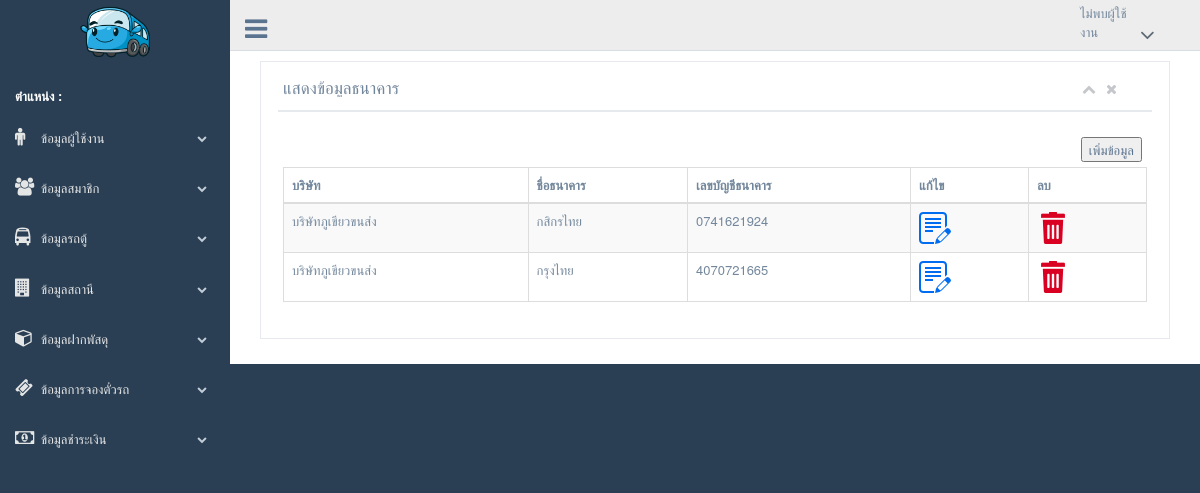
The app's page /backend/admin/show_bank.php with its own data.
### tables this page shows
CREATE TABLE `tb_bank` (
  `bank_id` int(11) NOT NULL,
  `company_id` int(11) NOT NULL,
  `bank_name` varchar(250) NOT NULL,
  `bank_number` varchar(20) NOT NULL
);

CREATE TABLE `tb_company` (
  `company_id` int(11) NOT NULL,
  `company_name` varchar(20) NOT NULL,
  `company_add` text NOT NULL,
  `company_tel` char(10) NOT NULL
);

### class_conn.php (called while the page is built, shortened)
<?php
class class_conn{
public $db_server = "localhost";
public $db_username = "root";
public $db_password = "0852009988";
public $db_database = "db_vantickets2";
public function select_base($sql){
$db_server = $this->db_server;
$db_username = $this->db_username;
$db_password = $this->db_password;
$db_database = $this->db_database;
$con = mysqli_connect($db_server,$db_username,$db_password,$db_database);
mysqli_set_charset($con,"utf8");
$result = mysqli_query($con,$sql);
return $result;
}
}
?>

### backend/admin/show_bank.php (the view)
<?php include('header.php');?>
    <div class="right_col" role="main">
        <div class="col-md-12 col-sm-12 col-xs-12">
            <div class="x_panel">
                <div class="x_title">
                    <h2>แสดงข้อมูลธนาคาร</h2>
                    <ul class="nav navbar-right panel_toolbox">
                        <li><a class="collapse-link"><i class="fa fa-chevron-up"></i></a>
                        </li>
                        <li><a class="close-link"><i class="fa fa-close"></i></a>
                        </li>
                    </ul>
                    <div class="clearfix"></div>
                </div>
                <div class="x_content">
                    <p class="text-muted font-13 m-b-30">
                        <div align="right">
                            <a href="insert_bank.php">
                                <button>เพิ่มข้อมูล</button>
                            </a>
                        </div>
                        <table id="datatable-buttons" class="table table-striped table-bordered">
                            <thead>
                                <tr>
                                    <th>บริษัท</th>
                                    <th>ชื่อธนาคาร</th>
                                    <th>เลขบัญชีธนาคาร</th>
                                    <th>แก้ไข</th>
                                    <th>ลบ</th>
                                </tr>
                            </thead>
                            <tbody>
                                <?php
                             $sql=" select * from tb_bank join tb_company on tb_company.company_id = tb_bank.company_id where tb_bank.bank_id";
                             $result=$cls_conn->select_base($sql);
                             while($row=mysqli_fetch_array($result))
                             {
                                 ?>
                                    <tr>
                                        <td>
                                            <?=$row['company_name'];?>
                                        </td>
                                        <td>
                                            <?=$row['bank_name'];?>
                                        </td>
                                        <td>
                                            <?=$row['bank_number'];?>
                                        </td>
                                        <td>
                                            <a href="update_bank.php?id=<?=$row['bank_id'];?>" onclick="return confirm('คุณต้องการแก้ไขหรือไม่?')"><img src="../../frontend/image/edit.png" /></a>
                                        </td>
                                        <td>
                                            <a href="delete_bank.php?id=<?=$row['bank_id'];?>" onclick="return confirm('คุณต้องการลบหรือไม่?')"><img src="../../frontend/image/delete.png" /></a>
                                        </td>
                                    </tr>
                                    <?php
                             }
                          ?>
                            </tbody>
                        </table>
                </div>
            </div>
        </div>
    </div>
    <?php include('footer.php');?>

### records on screen
tb_bank: company.company_name "บริษัทภูเขียวขนส่ง", bank_name "กสิกรไทย", bank_number "0741621924"
tb_bank: company.company_name "บริษัทภูเขียวขนส่ง", bank_name "กรุงไทย", bank_number "4070721665"
